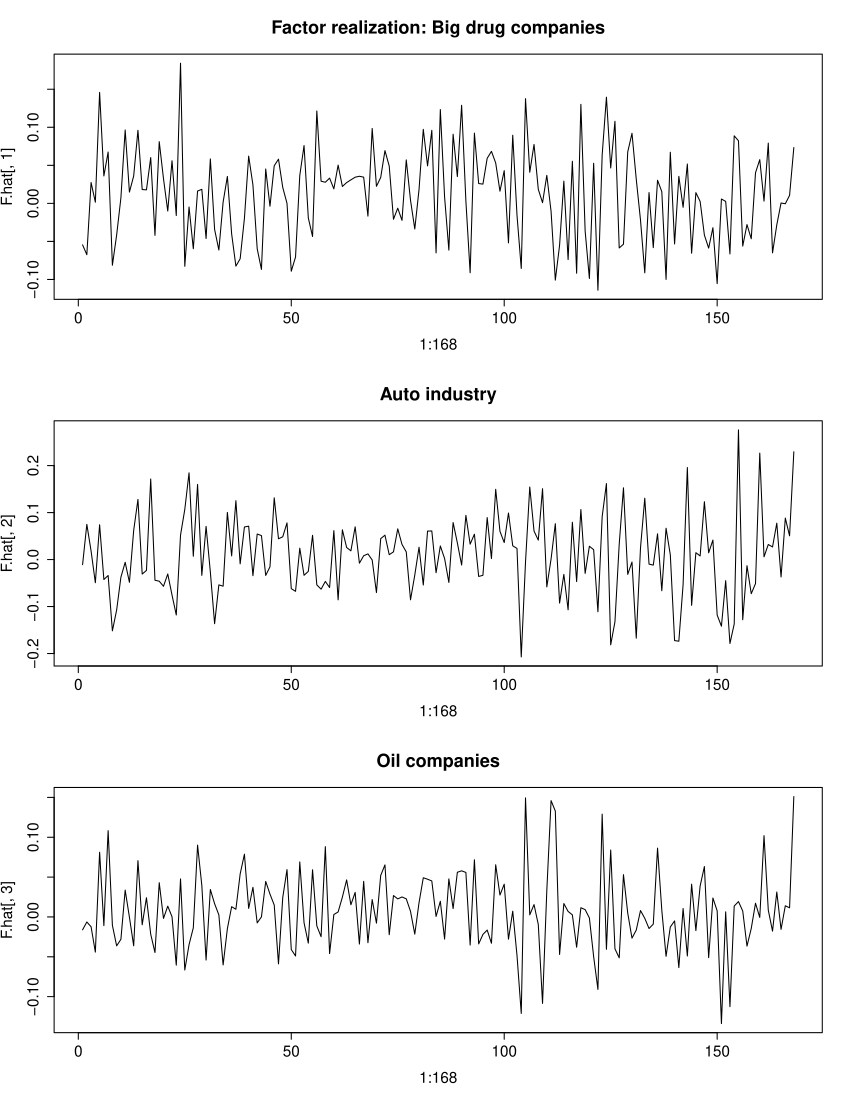

Generate this figure with R:
#
# Copyright (c) 2015 by Yuchao Zhao, Xiaoye Meng.
#
# This program is free software: you can redistribute it and/or modify
# it under the terms of the GNU General Public License as published by
# the Free Software Foundation, either version 3 of the License, or
# (at your option) any later version.
#
# This program is distributed in the hope that it will be useful,
# but WITHOUT ANY WARRANTY; without even the implied warranty of
# MERCHANTABILITY or FITNESS FOR A PARTICULAR PURPOSE.  See the
# GNU General Public License for more details.
#
# You should have received a copy of the GNU General Public License
# along with this program.  If not, see <http://www.gnu.org/licenses/>.
#
da=read.table("data/m-excess-c10sp-9003.txt",header = TRUE)
head(da)
dim(da)
drug=c(rep(1,4),rep(0,6))
auto=c(rep(0,4),rep(1,2),rep(0,4))
oil=c(rep(0,6),rep(1,4))
beta=cbind(drug,auto,oil)
beta
rtn=da[,1:10]
rtn=t(rtn)
F.hat.o=solve(crossprod(beta))%*%t(beta)%*%rtn
E.hat.o=rtn-beta%*%F.hat.o
diagD.hat=apply(E.hat.o,1,var)
Dinv.hat=diag(diagD.hat^(-1))
Hmtx=solve(t(beta)%*%Dinv.hat%*%beta)%*%t(beta)%*%Dinv.hat
F.hat=Hmtx%*%rtn
F.hat=t(F.hat)
t(Hmtx)
cov.model=beta%*%var(F.hat)%*%t(beta)+diag(diagD.hat)
sd.model=sqrt(diag(cov.model))
corr.model=cov.model/outer(sd.model,sd.model)
print(corr.model,digits = 1,width=2)
dim(F.hat)
par(mfcol=c(3,1))
plot(1:168,F.hat[,1],type='l',main = 'Factor realization: Big drug companies')
plot(1:168,F.hat[,2],type='l',main = 'Auto industry')
plot(1:168,F.hat[,3],type='l',main = 'Oil companies')
